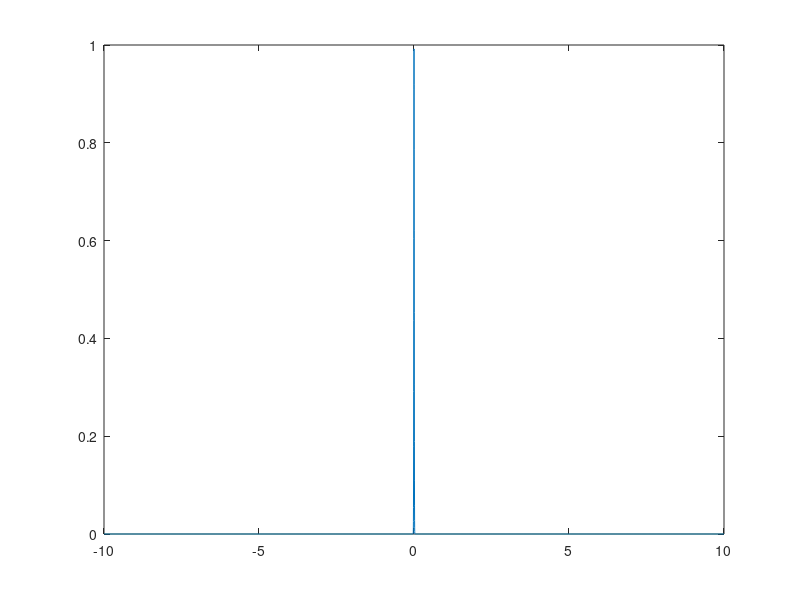

The MATLAB script that drew this image:
v = linspace(-10,10,10000);
dv = v(2) - v(1);
U = 1;
a = 1e4;
y = exp(-a*(v).*(v))./(abs(U-v)).^3.*(U-v);

plot(v,y)

int = sum(y)*dv

answer = 1/U*(pi/a)^(1/2)*erf(U*sqrt(a))